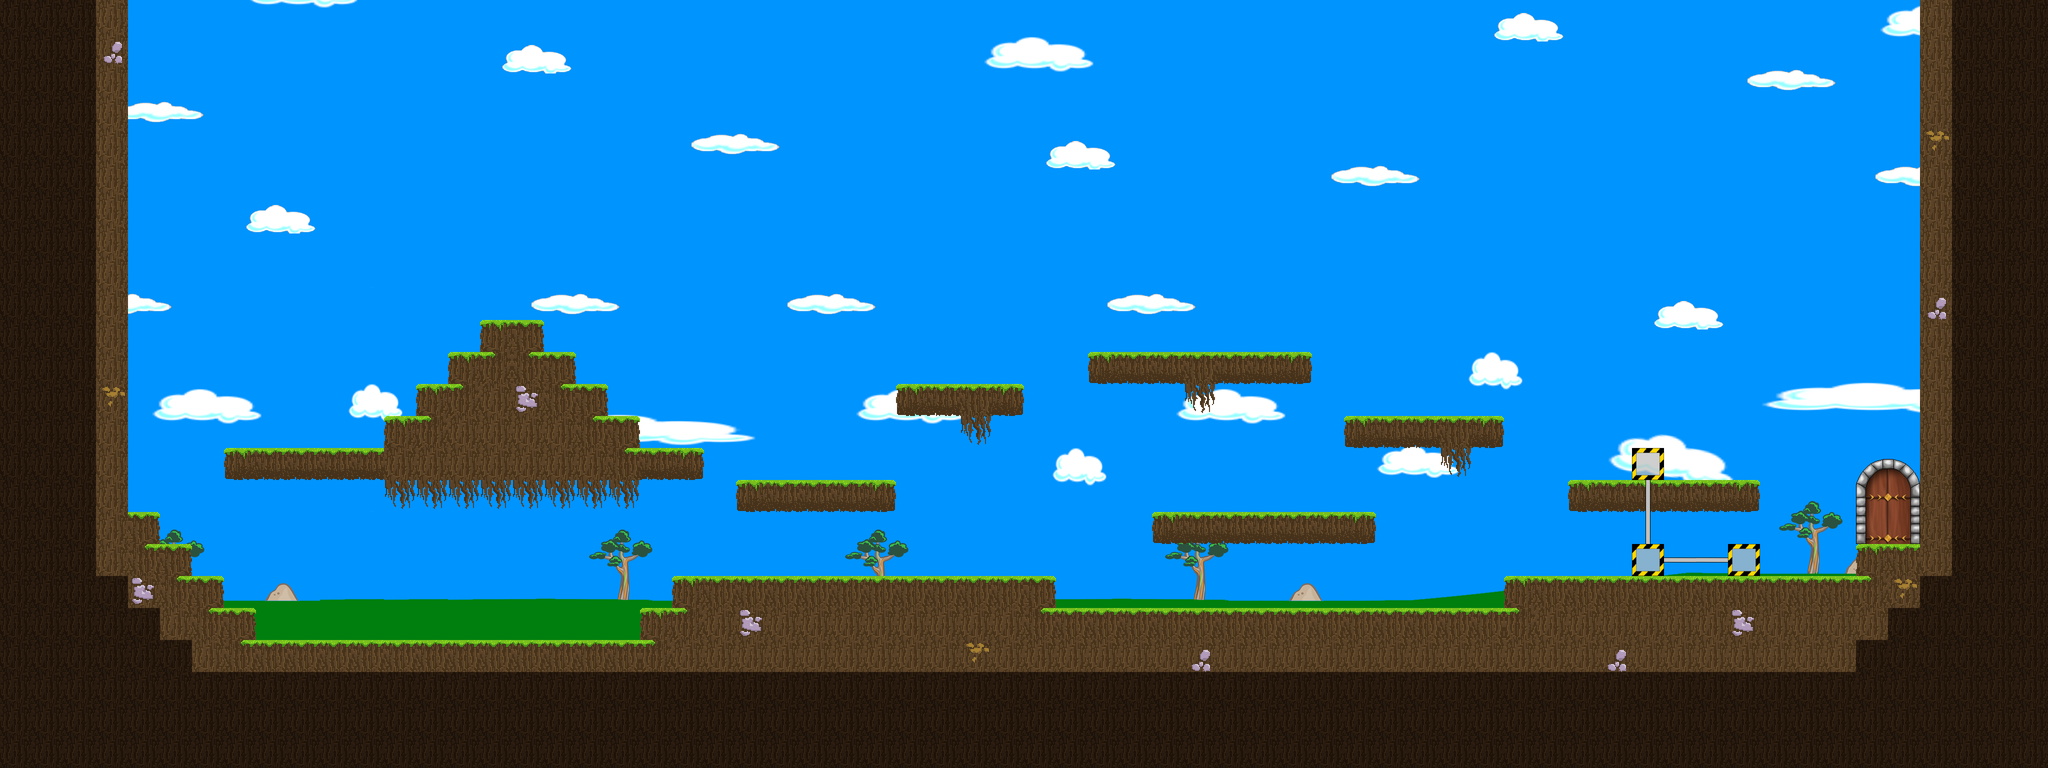

Tiled map render using the project's own tile images. Description and the map definition, with tile-layer contents summarised, below:
An orthogonal 64x24 tile map with 64x64 px tiles, 7 tile layers (Hintergrund, Laufebene, Open gate, Gate, ...), 7 tilesets.

<map version="1.0" orientation="orthogonal" renderorder="right-down" width="64" height="24" tilewidth="64" tileheight="64">
 <tileset firstgid="1" name="Rohre" tilewidth="64" tileheight="64">
  <image source="Rohre.png" trans="0000ff" width="256" height="256" />
 </tileset>
 <tileset firstgid="17" name="Maschinen" tilewidth="64" tileheight="64">
  <image source="Maschinen.png" trans="0000ff" width="256" height="256" />
 </tileset>
 <tileset firstgid="33" name="Metallobjekte" tilewidth="64" tileheight="64">
  <image source="Metallobjekte.png" trans="0000ff" width="256" height="256" />
 </tileset>
 <tileset firstgid="49" name="Ampeln" tilewidth="64" tileheight="64">
  <image source="Ampeln.png" width="128" height="128" />
 </tileset>
 <tileset firstgid="53" name="Laufebenen" tilewidth="64" tileheight="64">
  <image source="Laufebenen.png" trans="0000ff" width="256" height="256" />
 </tileset>
 <tileset firstgid="69" name="Hintergrund" tilewidth="64" tileheight="64">
  <image source="Hintergrund.png" trans="0000ff" width="2048" height="1024" />
 </tileset>
 <tileset firstgid="581" name="gate" tilewidth="64" tileheight="64">
  <image source="gate.png" trans="0000ff" width="256" height="256" />
 </tileset>
 <layer name="Hintergrund" width="64" height="24">
  <data>[1536 cells, 1536 non-empty, 512 distinct tile ids]</data>
 </layer>
 <layer name="Laufebene" width="64" height="24">
  <data>[1536 cells, 573 non-empty, 14 distinct tile ids]</data>
 </layer>
 <layer name="Open gate" width="64" height="24">
  <data>[1536 cells, 6 non-empty, 6 distinct tile ids]</data>
 </layer>
 <layer name="Gate" width="64" height="24">
  <data>[1536 cells, 6 non-empty, 6 distinct tile ids]</data>
 </layer>
 <layer name="Pipes" width="64" height="24">
  <data>[1536 cells, 4 non-empty, 2 distinct tile ids]</data>
 </layer>
 <layer name="Ablagen" width="64" height="24">
  <data>[1536 cells, 3 non-empty, 1 distinct tile ids]</data>
 </layer>
 <layer name="Objektebene" width="64" height="24">
  <data>[1536 cells, 0 non-empty, 0 distinct tile ids]</data>
 </layer>
</map>
